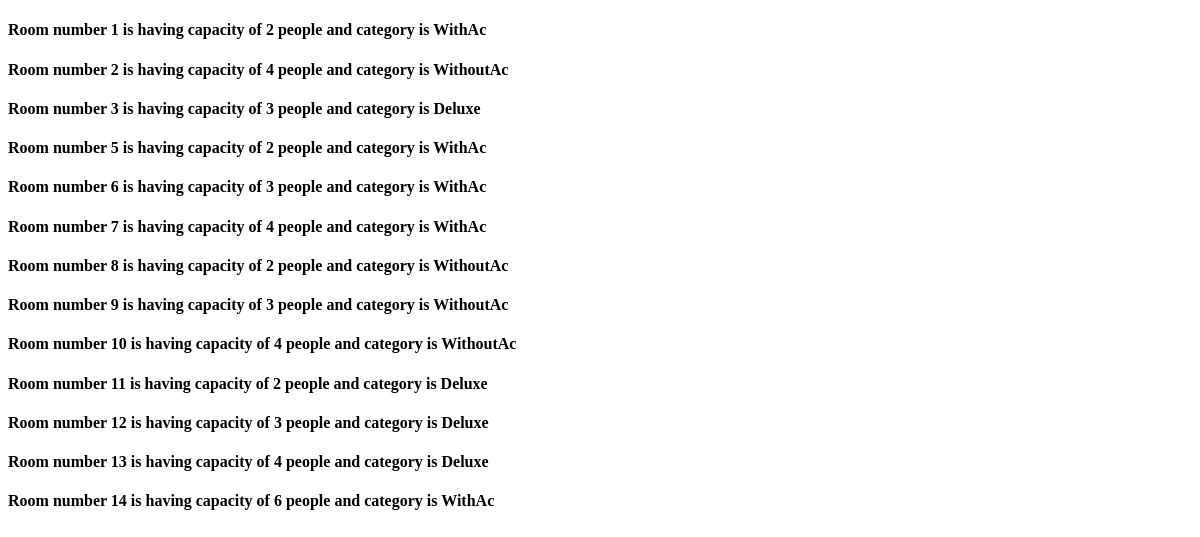
/room_list/, run on an earlier commit of the app's database.
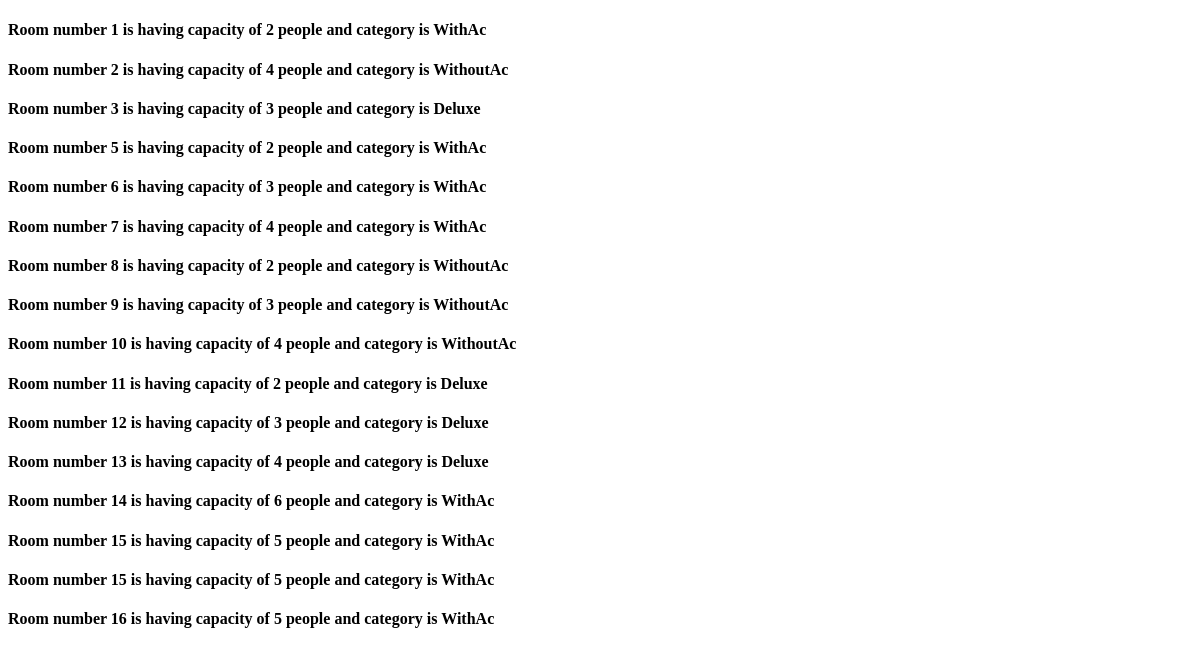
And on a later commit of the database.
### HMS_APP/models.py (models this page shows)
class Room(models.Model) :
    ROOM_CATEGORIES = (
        ('WithAc', 'AC'),
        ('WithoutAc', 'NON-AC'),
        ('Deluxe', 'DELUXE'),
    )
    number = models.IntegerField()
    category = models.CharField(max_length = 10, choices=ROOM_CATEGORIES)
    capacity = models.IntegerField()
    def __str__(self) :
        return f'Room number {self.number} is having capacity of {self.capacity} people and category is {self.category}'

### HMS_APP/views.py (the view)
# urls.py: path('room_list/', RoomList.as_view(), name = "roomlist"),
class RoomList(ListView):
    model = Room

### templates/HMS_APP/room_list.html (shortened to what this page needs)
<!DOCTYPE html>
<html lang="en">
<head>
</head>
<body>
    {% for rooms in room_list %}
    <h4> {{rooms}} </h4>
    {% endfor %}
</body>
</html>

What changed in the data, as far as the page shows it:
added Room: number+capacity+category "Room number 15 is having capacity of 5 people and category is WithAc"
added Room: number+capacity+category "Room number 15 is having capacity of 5 people and category is WithAc"
added Room: number+capacity+category "Room number 16 is having capacity of 5 people and category is WithAc"
